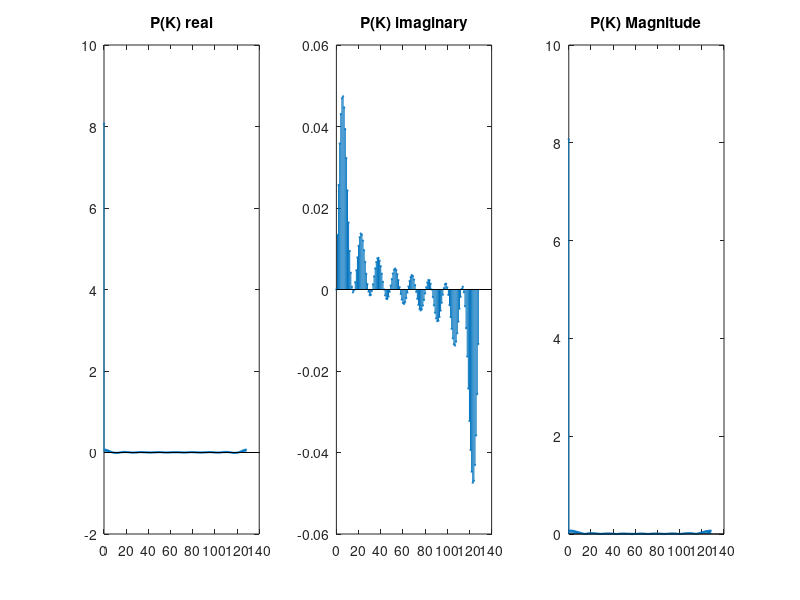

The MATLAB source for this figure:
t=0:1:128;
x=1.*((t>=0)-(t>8))+0.*((t>=8)-(t>128));

y=fft(x+8);
m=ifft(y);
p=ifft(m);

figure;
subplot(1,3,1);
stem(t,real(p),'MarkerSize',1);
title("P(K) real");
subplot(1,3,2);
stem(t,imag(p),'MarkerSize',1);
title("P(K) imaginary");
subplot(1,3,3);
stem(t,abs(p),'MarkerSize',1);
title("P(K) Magnitude");
